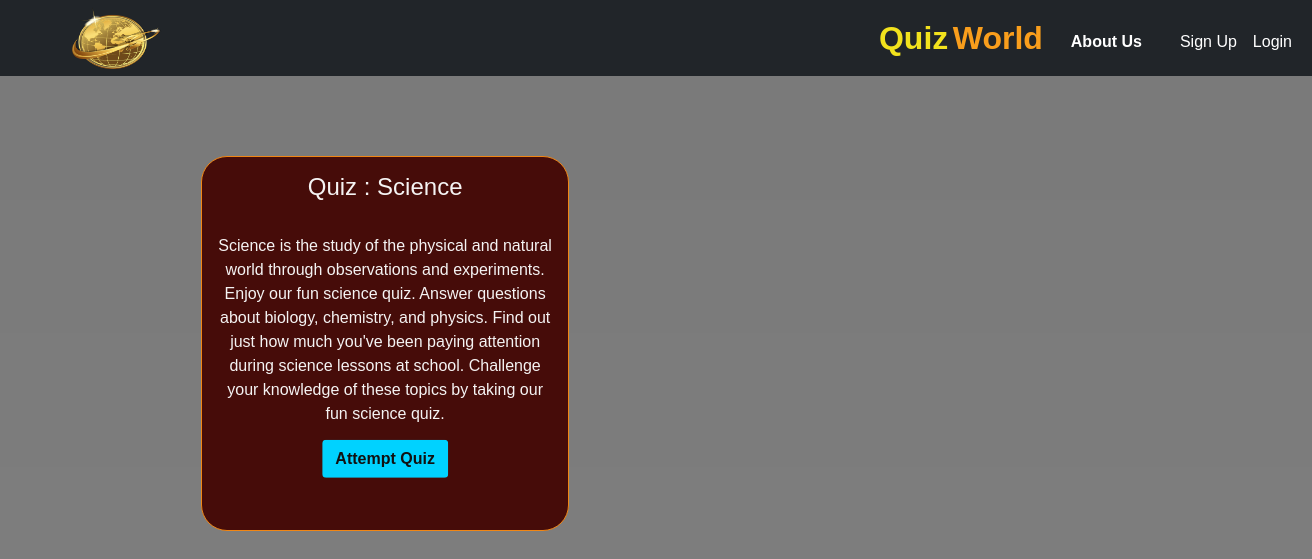
Before: / with the older database file.
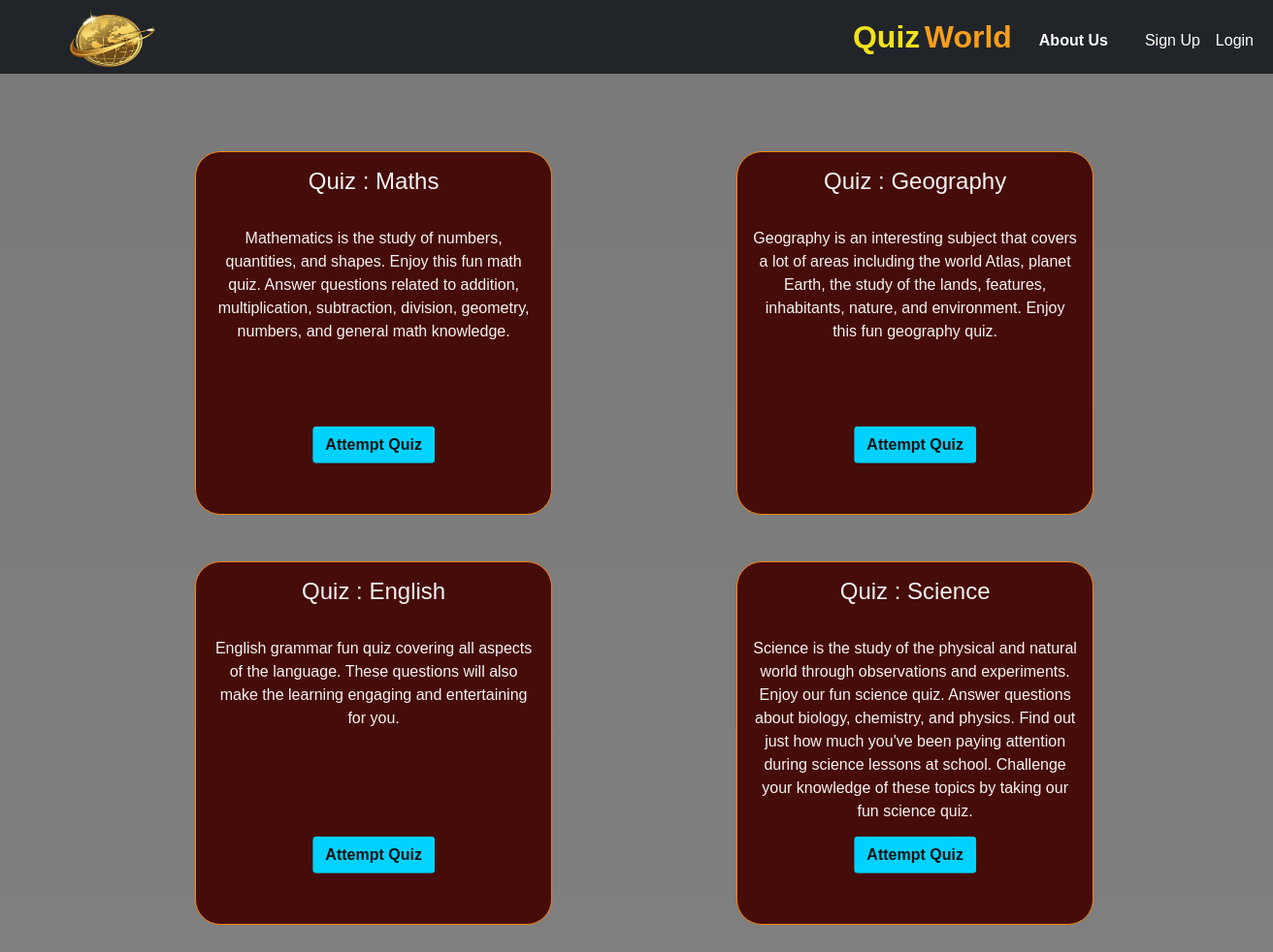
After: the same page with the newer database file.
### quiz/models.py (models this page shows, shortened)
class Quiz(models.Model):
    name = models.CharField(max_length=50)
    desc = models.CharField(max_length=500)
    number_of_questions = models.IntegerField(default=1)
    time = models.IntegerField(help_text="Duration of the quiz in seconds", default="1")

### quiz/views.py (the view)
# urls.py: path("", views.index, name="index"),
def index(request):
    quiz = Quiz.objects.all()
    para = {'quiz': quiz}
    return render(request, "index.html", para)

### quiz/Templates/index.html (shortened to what this page needs)
{% extends 'base.html' %}
{% load static %}
{% block body %}
<body>
<br><br><br>
<div style="margin-left: 13.5%;" class="container">
  <div class="container mx-auto mt-2">
    <div class="row">
      {% for i in quiz %}
      <div class="col-md-6">
        <div class="card" style="width: 23rem;">
          <div class="card-body text-center">
            <h4 class="card-title" style="text-align: center;">Quiz : {{i.name}}</h4>
            <br>
            <p class="card-text">{{i.desc}}</p>
            <br>
            <button data-bs-target="#exampleModal" data-bs-toggle="modal" data-time="{{i.time}}"
              data-questions="{{i.number_of_questions}}" data-name="{{i.name}}" data-id="{{i.id}}" id="btn"
              style="justify-content: center;" class="btn attempt mr-2 modal-button">
              Attempt Quiz</button>
          </div>
        </div>
      </div>
      {% endfor %}
    </div>
  </div>
</div>
{% endblock %}
{% block js %}
</body>
{% endblock %}

### quiz/Templates/base.html (shortened to what this page needs)
<!doctype html>
<html lang="en">
<head>
  <link href="https://cdn.jsdelivr.net/npm/bootstrap@5.0.2/dist/css/bootstrap.min.css" rel="stylesheet"
>
{% load static %}
</head>
<div>
  <nav class="navbar navbar-expand-lg navbar-dark bg-dark" style="width: 100%;">
    <div class="container-fluid">
      <a class="navbar-brand  mr-auto " href="/">
        <img style="height: 62px;width: 150px; padding-left: 60px;" src="../static/images/Logo.png" /></a>
      {% if user.is_authenticated %}
      <div class="collapse navbar-collapse" style="justify-content: flex-end" id="navbarSupportedContent"></div>
      <span class="head1">Quiz</span>
      <span class="head2"> World</span>
      <ul class="navbar-nav mb-2 mb-lg-0">
        <li class="nav-item">
          <a class="nav-link" href="#" style="padding-left: 15px; padding-right: 15px; padding-top: 12%; color:#FFF; font-weight:bold;">Welcome {{request.user}}</a>
        </li>
        <li class="nav-item">
          <a class="nav-link" href="/logout" style="padding-left: 5px; padding-top: 20%; color:#FFF; background-color:red; font-weight:bold;">Logout</a>
        </li>
        {% if user.is_superuser %}
        <div class="collapse navbar-collapse" id="navbarNavDarkDropdown">
          <ul class="navbar-nav">
             <li class="nav-item">
              <a class="nav-link" href="{%url 'edit'%}" style="padding-left: 30px; padding-top: 17%; font-weight:bold;" >Edit</a>
            </li>
          </ul>
        </div>
        {% endif %}
      </ul>
    </div>
    {% else %}
    <ul class="navbar-nav me-auto mb-2 mb-lg-0" style="padding right=100%">
      <li><span class="head1" >Quiz</span>
        <span class="head2" >World</span></li>
      <li class="nav-item">
        <a class="nav-link" href="{%url 'about_us'%}" style="padding-top: 15%; margin-left:20px; color:#FFF; font-weight:bold" >About Us</a>
      </li>
      <li class="nav-item">
        <a class="nav-link" href="/signup" style="padding-left: 30px; padding-top: 17%; color:#FFF; " >Sign Up</a>
      </li>
      <li class="nav-item">
        <a class="nav-link" href="/login" style="padding-top:29%; color:#FFF">Login</a>
      </li>
    </ul>
</div>
{% endif %}
</div>
{% block body %} {% endblock %}
{% block js %}{% endblock %}
</html>

### quiz/Templates/index.html (style rules this page uses)
body,h1 { font-family: "Raleway", sans-serif }
body, html { height: 100% }
body { background-image:linear-gradient(rgba(0, 0, 0, 0.527),rgba(0, 0, 0, 0.5)) , url('https://wallpaperaccess.com/full/124383.jpg'); min-height: 100%; background-position: center; background-size: cover; #opacity:0.9 }
.card { background: #460C09; border: 1.5px solid #F18614; color: rgba(250, 250, 250, 0.973); margin-bottom: 3rem; border-radius: 26px; width:400px; height:375px; }
.attempt { font-weight: 700; color: rgb(17, 17, 17); background: #00d2ff; position: absolute; left: 50%; top: 80%; transform: translate(-50%, -40%); }
.head1 { color: #F2E21D; font-size: 2rem; font-weight: bold; height: 50px; }
.head2 { color: #F99E1C; font-size: 2rem; font-weight: bold; }
.container-fluid { height: 60px; }

Changed rows visible on the page:
added Quiz: name "Maths", desc "Mathematics is the study of numbers, quantities, and shapes. Enjoy this fun math quiz. Answer questions related to addition, multiplication, subtraction, division, geometry, numbers, and general math knowledge."
added Quiz: name "Geography", desc "Geography is an interesting subject that covers a lot of areas including the world Atlas, planet Earth, the study of the lands, features, inhabitants, nature, and environment. Enjoy this fun geography quiz."
added Quiz: name "English", desc "English grammar fun quiz covering all aspects of the language. These questions will also make the learning engaging and entertaining for you."
